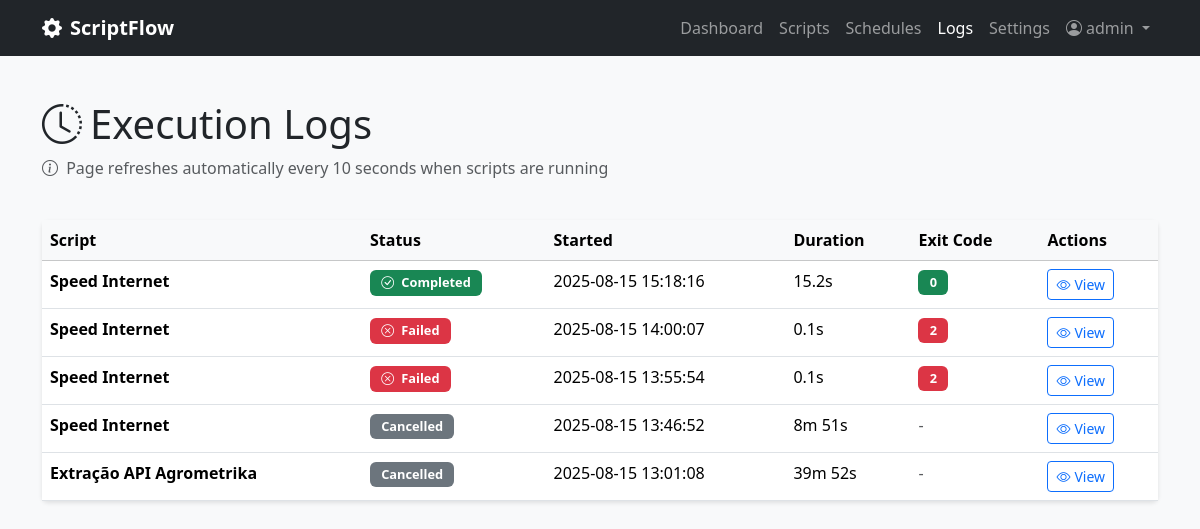
Page /logs (signed in) on the earlier database version.
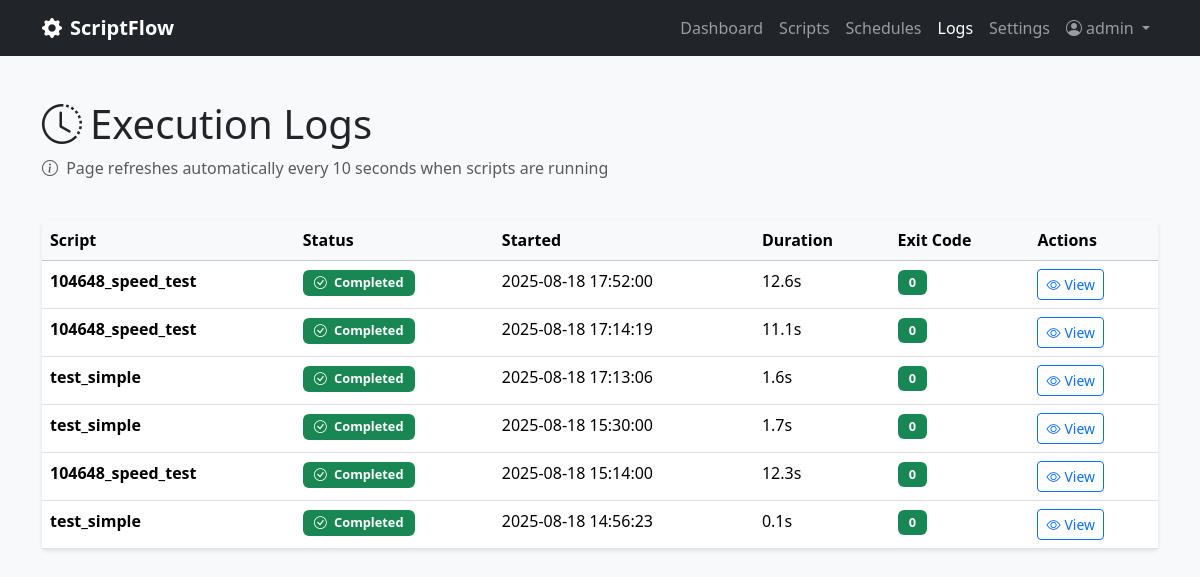
Same page on the later database version.
### scriptflow.py (models this page shows, shortened)
class User(UserMixin, db.Model):
    __tablename__ = 'users'
    id = db.Column(db.Integer, primary_key=True)
    username = db.Column(db.String(80), unique=True, nullable=False)
    email = db.Column(db.String(120), unique=True, nullable=False)
    password_hash = db.Column(db.String(255), nullable=False)
    created_at = db.Column(db.DateTime, default=datetime.now)
    last_login = db.Column(db.DateTime)

class Execution(db.Model):
    __tablename__ = 'executions'
    id = db.Column(db.Integer, primary_key=True)
    started_at = db.Column(db.DateTime, default=datetime.now, nullable=False)
    completed_at = db.Column(db.DateTime)
    status = db.Column(db.String(20), default='pending', nullable=False)  # pending, running, completed, failed, timeout
    exit_code = db.Column(db.Integer)
    stdout = db.Column(db.Text)
    stderr = db.Column(db.Text)
    duration_seconds = db.Column(db.Float)
    trigger_type = db.Column(db.String(20), default='manual', nullable=False)  # manual, scheduled, api
    script_id = db.Column(db.Integer, db.ForeignKey('scripts.id'), nullable=False)
    user_id = db.Column(db.Integer, db.ForeignKey('users.id'), nullable=False)
    script = db.relationship('Script', backref='executions')
    @property
    def formatted_duration(self):
        if not self.duration_seconds:
            return "N/A"
        if self.duration_seconds < 60:
            return f"{self.duration_seconds:.1f}s"
        else:
            minutes = int(self.duration_seconds // 60)
            seconds = int(self.duration_seconds % 60)
            return f"{minutes}m {seconds}s"

class Script(db.Model):
    __tablename__ = 'scripts'
    id = db.Column(db.Integer, primary_key=True)
    name = db.Column(db.String(100), nullable=False)
    description = db.Column(db.Text)
    filename = db.Column(db.String(255), nullable=False)
    file_path = db.Column(db.String(500), nullable=False)
    script_type = db.Column(db.String(10), nullable=False)  # 'py' or 'bat'
    file_size = db.Column(db.Integer)
    created_at = db.Column(db.DateTime, default=datetime.now)
    updated_at = db.Column(db.DateTime, default=datetime.now, onupdate=datetime.now)
    is_active = db.Column(db.Boolean, default=True)
    user_id = db.Column(db.Integer, db.ForeignKey('users.id'), nullable=False)

### scriptflow.py (the view)
@app.route('/logs')
@login_required
def logs():
    page = request.args.get('page', 1, type=int)
    executions = Execution.query.filter_by(user_id=current_user.id)\
        .order_by(Execution.started_at.desc())\
        .paginate(page=page, per_page=20, error_out=False)
    return render_template('logs.html', executions=executions)

### scriptflow.py (called while the page is built)
@login_manager.user_loader
def load_user(user_id):
    return User.query.get(int(user_id))

### templates/logs.html (shortened to what this page needs)
{% extends "base.html" %}
{% block content %}
        <div class="row mb-4">
            <div class="col">
                <h1><i class="bi bi-clock-history me-2"></i>Execution Logs</h1>
                <p class="text-muted">
                    <i class="bi bi-info-circle me-1"></i>
                    Page refreshes automatically every 10 seconds when scripts are running
                </p>
            </div>
        </div>
        <div class="card">
            <div class="card-body p-0">
                {% if executions.items %}
                    <div class="table-responsive">
                        <table class="table table-hover mb-0">
                            <thead class="table-light">
                                <tr>
                                    <th>Script</th>
                                    <th>Status</th>
                                    <th>Started</th>
                                    <th>Duration</th>
                                    <th>Exit Code</th>
                                    <th>Actions</th>
                                </tr>
                            </thead>
                            <tbody>
                                {% for execution in executions.items %}
                                <tr>
                                    <td>
                                        <strong>{{ execution.script.name if execution.script else 'Unknown' }}</strong>
                                    </td>
                                    <td>
                                        {% if execution.status == 'running' %}
                                            <span class="badge bg-warning d-flex align-items-center gap-1">
                                                <i class="bi bi-arrow-clockwise rotating-icon"></i>
                                                Running
                                            </span>
                                        {% elif execution.status == 'completed' %}
                                            <span class="badge bg-success">
                                                <i class="bi bi-check-circle me-1"></i>
                                                Completed
                                            </span>
                                        {% elif execution.status == 'failed' %}
                                            <span class="badge bg-danger">
                                                <i class="bi bi-x-circle me-1"></i>
                                                Failed
                                            </span>
                                        {% elif execution.status == 'pending' %}
                                            <span class="badge bg-secondary">
                                                <i class="bi bi-clock me-1"></i>
                                                Pending
                                            </span>
                                        {% elif execution.status == 'timeout' %}
                                            <span class="badge bg-warning">
                                                <i class="bi bi-stopwatch me-1"></i>
                                                Timeout
                                            </span>
                                        {% else %}
                                            <span class="badge bg-secondary">
                                                {{ execution.status.title() }}
                                            </span>
                                        {% endif %}
                                    </td>
                                    <td>{{ execution.started_at.strftime('%Y-%m-%d %H:%M:%S') }}</td>
                                    <td>{{ execution.formatted_duration }}</td>
                                    <td>
                                        {% if execution.exit_code is not none %}
                                            <span class="badge bg-{{ 'success' if execution.exit_code == 0 else 'danger' }}">
                                                {{ execution.exit_code }}
                                            </span>
                                        {% else %}
                                            <span class="text-muted">-</span>
                                        {% endif %}
                                    </td>
                                    <td>
                                        <a href="{{ url_for('view_execution', execution_id=execution.id) }}" class="btn btn-sm btn-outline-primary">
                                            <i class="bi bi-eye me-1"></i>View
                                        </a>
                                    </td>
                                </tr>
                                {% endfor %}
                            </tbody>
                        </table>
                    </div>
                {% endif %}
            </div>
        </div>
{% endblock %}

### templates/base.html (shortened to what this page needs)
<!DOCTYPE html>
<html lang="en">
<head>
    <link href="https://cdn.jsdelivr.net/npm/bootstrap@5.3.2/dist/css/bootstrap.min.css" rel="stylesheet">
    <link href="https://cdn.jsdelivr.net/npm/bootstrap-icons@1.11.0/font/bootstrap-icons.css" rel="stylesheet">
    <link href="{{ url_for('static', filename='css/app.css') }}" rel="stylesheet">
</head>
<body{% block body_class %}{% endblock %}>
    <nav class="navbar navbar-expand-lg navbar-dark bg-dark fixed-top">
        <div class="container">
            <a class="navbar-brand" href="{{ url_for('dashboard') }}">
                <i class="bi bi-gear-fill me-2"></i>ScriptFlow
            </a>
            <div class="navbar-nav ms-auto">
                <a class="nav-link{% if request.endpoint == 'dashboard' %} active{% endif %}" href="{{ url_for('dashboard') }}">Dashboard</a>
                <a class="nav-link{% if request.endpoint in ['scripts', 'upload_script', 'edit_script', 'view_script'] %} active{% endif %}" href="{{ url_for('scripts') }}">Scripts</a>
                <a class="nav-link{% if request.endpoint in ['schedules', 'create_schedule', 'edit_schedule'] %} active{% endif %}" href="{{ url_for('schedules') }}">Schedules</a>
                <a class="nav-link{% if request.endpoint in ['logs', 'view_execution'] %} active{% endif %}" href="{{ url_for('logs') }}">Logs</a>
                <a class="nav-link{% if request.endpoint in ['settings', 'python_settings', 'terminal'] %} active{% endif %}" href="{{ url_for('settings') }}">Settings</a>
                <div class="nav-item dropdown">
                    <a class="nav-link dropdown-toggle" href="#" role="button" data-bs-toggle="dropdown">
                        <i class="bi bi-person-circle me-1"></i>{{ current_user.username }}
                    </a>
                </div>
            </div>
        </div>
    </nav>
    <main class="container mt-4">
        {% block content %}{% endblock %}
    </main>
</body>
</html>

### static/css/app.css (style rules this page uses)
body { background-color: #f8f9fa; padding-top: 76px; }
.navbar-brand { font-weight: 600; }
.card { border: none; box-shadow: 0 2px 4px rgba(0,0,0,0.1); }

### templates/logs.html (style rules this page uses)
.badge { font-size: 0.8rem; padding: 0.4rem 0.7rem; }

Differences in the rows shown:
removed Execution: script "Speed Internet", status "failed" (drawn), started_at "2025-08-15 13:55:54", formatted_duration "0.1s", exit_code "2"
added Execution: script "104648_speed_test", status "completed" (drawn), started_at "2025-08-18 17:52:00", formatted_duration "12.6s", exit_code "0"
changed Execution (number 2 of 6 on the later page): script "Speed Internet" → "104648_speed_test"; started_at "2025-08-15 13:46:52" → "2025-08-18 17:14:19"; formatted_duration "8m 51s" → "11.1s"; exit_code (not shown) → "0"; status "Cancelled" → (not shown); moves up the list
changed Execution (number 3 of 6 on the later page): script "Extração API Agrometrika" → "test_simple"; started_at "2025-08-15 13:01:08" → "2025-08-18 17:13:06"; formatted_duration "39m 52s" → "1.6s"; exit_code (not shown) → "0"; status "Cancelled" → (not shown); moves up the list
added Execution: script "test_simple", status "completed" (drawn), started_at "2025-08-18 15:30:00", formatted_duration "1.7s", exit_code "0"
changed Execution (number 5 of 6 on the later page): script "Speed Internet" → "104648_speed_test"; started_at "2025-08-15 15:18:16" → "2025-08-18 15:14:00"; formatted_duration "15.2s" → "12.3s"
changed Execution (number 6 of 6 on the later page): script "Speed Internet" → "test_simple"; started_at "2025-08-15 14:00:07" → "2025-08-18 14:56:23"; exit_code "2" → "0"; status "Failed" → "Completed"
